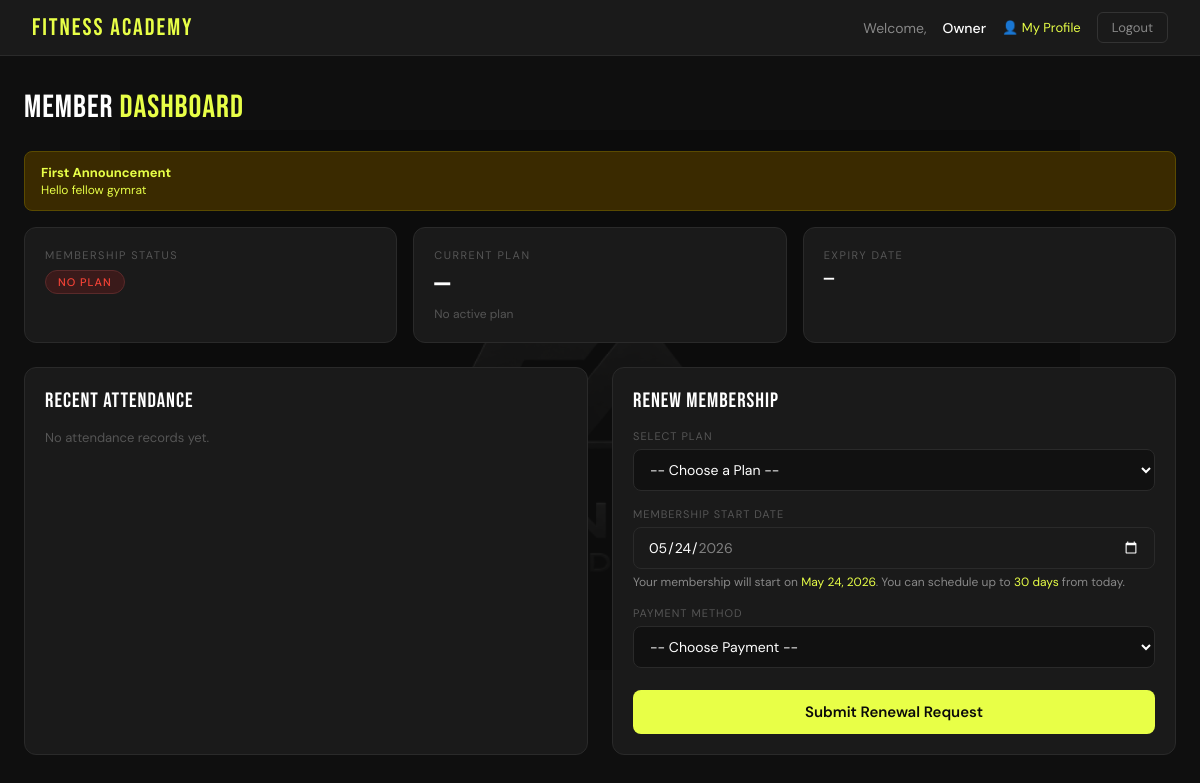
/member_dashboard.php (signed in), run on the app's committed database.
### tables this page shows
CREATE TABLE `user_account` (
  `user_id` int(11) NOT NULL,
  `member_id` int(11) DEFAULT NULL,
  `email` varchar(100) NOT NULL,
  `password` varchar(255) NOT NULL,
  `role` enum('member','staff','manager','owner') NOT NULL,
  `is_active` tinyint(1) DEFAULT 1,
  `deactivation_note` text DEFAULT NULL,
  `deactivated_by` int(11) DEFAULT NULL,
  `deactivated_at` datetime DEFAULT NULL
);

CREATE TABLE `members` (
  `member_id` int(11) NOT NULL,
  `first_name` varchar(50) NOT NULL,
  `last_name` varchar(50) NOT NULL,
  `contact_number` varchar(20) DEFAULT NULL,
  `gender` enum('Male','Female','Other') DEFAULT NULL,
  `created_at` timestamp NOT NULL DEFAULT current_timestamp(),
  `profile_photo` varchar(255) DEFAULT NULL
);

CREATE TABLE `announcements` (
  `announcement_id` int(11) NOT NULL,
  `title` varchar(100) NOT NULL,
  `message` text NOT NULL,
  `posted_by` int(11) NOT NULL,
  `created_at` datetime DEFAULT current_timestamp(),
  `is_active` tinyint(1) DEFAULT 1
);

### member_dashboard.php (the view, shortened to what this page needs)
<?php include "config.php"; ?>
<?php
$member_id = $_SESSION['member_id'];
$member_query = $conn->prepare("
    SELECT m.first_name, m.last_name, m.contact_number, m.gender,
           u.email
    FROM members m
    JOIN user_account u ON u.member_id = m.member_id
    WHERE m.member_id = ?
");
$member_query->bind_param("i", $member_id);
$member_query->execute();
$member = $member_query->get_result()->fetch_assoc();
$sub_query = $conn->prepare("
    SELECT s.subscription_id, s.start_date, s.end_date, s.status,
           p.plan_name, p.price, p.duration
    FROM subscription s
    JOIN membership_plan p ON p.plan_id = s.plan_id
    WHERE s.member_id = ?
    ORDER BY s.created_at DESC
    LIMIT 1
");
$sub_query->bind_param("i", $member_id);
$sub_query->execute();
$subscription = $sub_query->get_result()->fetch_assoc();
$attend_query = $conn->prepare("
    SELECT date, time_in, time_out
    FROM attendance
    WHERE member_id = ?
    ORDER BY date DESC, time_in DESC
    LIMIT 5
");
$attend_query->bind_param("i", $member_id);
$attend_query->execute();
$attendance = $attend_query->get_result();
$has_active_membership = $subscription && strtolower($subscription['status']) === 'active' && strtotime($subscription['end_date']) > time();
?>
<!DOCTYPE html>
<html>
<head>
    <link rel="stylesheet" href="style.css">
</head>
<body>
<div class="navbar">
    <div class="navbar-logo">Fitness Academy</div>
    <div class="navbar-user">
        Welcome, <span><?php echo htmlspecialchars($member['first_name']); ?></span>
        <a href="profile.php" style="color:#e8ff47; font-size:13px; text-decoration:none;">👤 My Profile</a>
        <a href="logout.php" class="logout-btn">Logout</a>
    </div>
</div>
<div class="container">
    <div class="page-title">Member <span>Dashboard</span></div>
    <?php
    $active_ann = $conn->query("SELECT * FROM announcements WHERE is_active = 1 ORDER BY created_at DESC");
    if ($active_ann->num_rows > 0):
        while ($ann = $active_ann->fetch_assoc()):
    ?>
        <div class="expiry-warning" style="margin-bottom: 1rem;">
            <strong><?php echo htmlspecialchars($ann['title']); ?></strong><br>
            <span style="font-size: 12px;"><?php echo htmlspecialchars($ann['message']); ?></span>
        </div>
    <?php
        endwhile;
    endif;
    ?>
    <div class="grid-3">
        <div class="card">
            <div class="card-title">Membership Status</div>
            <?php if ($subscription): ?>
                <div style="margin-top: 6px;">
                    <span class="badge badge-<?php echo $subscription['status']; ?>">
                        <?php echo ucfirst($subscription['status']); ?>
                    </span>
                </div>
            <?php else: ?>
                <div style="margin-top: 6px;"><span class="badge badge-expired">No Plan</span></div>
            <?php endif; ?>
        </div>
        <div class="card">
            <div class="card-title">Current Plan</div>
            <div class="card-value"><?php echo $subscription ? htmlspecialchars($subscription['plan_name']) : '—'; ?></div>
            <div class="card-sub"><?php echo $subscription ? '₱' . number_format($subscription['price'], 2) : 'No active plan'; ?></div>
        </div>
        <div class="card">
            <div class="card-title">Expiry Date</div>
            <div class="card-value" style="font-size: 1.3rem;">
                <?php echo $subscription ? date('M d, Y', strtotime($subscription['end_date'])) : '—'; ?>
            </div>
        </div>
    </div>
    <div class="grid-2">
        <div class="card">
            <div class="section-title">Recent Attendance</div>
            <?php if ($attendance->num_rows > 0): ?>
                <table>
                    <thead>
                        <tr>
                            <th>Date</th>
                            <th>Time In</th>
                            <th>Time Out</th>
                        </tr>
                    </thead>
                    <tbody>
                        <?php while ($row = $attendance->fetch_assoc()): ?>
                            <tr>
                                <td><?php echo date('M d, Y', strtotime($row['date'])); ?></td>
                                <td><?php echo date('h:i A', strtotime($row['time_in'])); ?></td>
                                <td><?php echo $row['time_out'] ? date('h:i A', strtotime($row['time_out'])) : '—'; ?></td>
                            </tr>
                        <?php endwhile; ?>
                    </tbody>
                </table>
            <?php else: ?>
                <p style="color: #555; font-size: 13px;">No attendance records yet.</p>
            <?php endif; ?>
        </div>
        <div class="card">
            <div class="section-title">Renew Membership</div>
            <?php
            $can_renew = false;
            if (!$subscription) {
                $can_renew = true;
            } else {
                $days_left = ceil((strtotime($subscription['end_date']) - time()) / 86400);
                if ($days_left <= 7) {
                    $can_renew = true;
                }
            }
            $today        = date('Y-m-d');
            $max_date     = date('Y-m-d', strtotime('+30 days'));
            ?>
            <?php if ($can_renew): ?>
                <form method="POST" action="">
                    <div class="form-group">
                        <label>Select Plan</label>
                        <select name="plan_id" required>
                            <option value="">-- Choose a Plan --</option>
                        </select>
                    </div>
                    <?php if (!$has_active_membership): ?>
                    <div class="form-group">
                        <label>Membership Start Date</label>
                        <input
                            type="date"
                            name="start_date"
                            id="start_date"
                            min="<?php echo $today; ?>"
                            max="<?php echo $max_date; ?>"
                            value="<?php echo $today; ?>"
                            required
                            onchange="updateStartNote(this.value)"
                        >
                        <p class="start-date-note" id="start-note">
                            Your membership will start on <span id="start-label"><?php echo date('M d, Y'); ?></span>.
                            You can schedule up to <span>30 days</span> from today.
                        </p>
                    </div>
                    <?php endif; ?>
                    <div class="form-group">
                        <label>Payment Method</label>
                        <select name="payment_method" id="payment_method" onchange="toggleRef(this.value)" required>
                            <option value="">-- Choose Payment --</option>
                        </select>
                    </div>
                    <button type="submit" name="renew" class="renew-btn">Submit Renewal Request</button>
                </form>
            <?php endif; ?>
        </div>
    </div>
</div>
</body>
</html>

### style.css (style rules this page uses)
* { box-sizing: border-box; margin: 0; padding: 0; }
body { background: #0f0f0f; color: #fff; font-family: 'DM Sans', sans-serif; min-height: 100vh; }
body::after { content: ''; position: fixed; inset: 0; background: url('fa_logo_long.png') center center no-repeat; background-size: 80%; opacity: 0.2; pointer-events: none; z-index: 0; }
.container { position: relative; z-index: 1; }
.navbar { position: relative; z-index: 2; }
.navbar { background: #1a1a1a; border-bottom: 1px solid #2a2a2a; padding: 0.75rem 2rem; display: flex; justify-content: space-between; align-items: center; }
.navbar-logo { font-family: 'Bebas Neue', sans-serif; font-size: 1.5rem; color: #e8ff47; letter-spacing: 2px; }
.navbar-user { display: flex; align-items: center; gap: 1rem; font-size: 14px; color: #888; }
.navbar-user span { color: #fff; font-weight: 500; }
.logout-btn { background: none; border: 1px solid #333; color: #888; padding: 6px 14px; border-radius: 6px; cursor: pointer; font-family: 'DM Sans', sans-serif; font-size: 13px; text-decoration: none; transition: border-color 0.2s, color 0.2s; }
.container { max-width: 1200px; margin: 2rem auto; padding: 0 1.5rem; }
.page-title { font-family: 'Bebas Neue', sans-serif; font-size: 2rem; color: #fff; letter-spacing: 1px; margin-bottom: 1.5rem; }
.page-title span { color: #e8ff47; }
.grid-2 { display: grid; grid-template-columns: 1fr 1fr; gap: 1.5rem; margin-bottom: 1.5rem; }
.grid-3 { display: grid; grid-template-columns: repeat(3, 1fr); gap: 1rem; margin-bottom: 1.5rem; }
.card { background: #1a1a1a; border: 1px solid #2a2a2a; border-radius: 12px; padding: 1.25rem; }
.card-title { font-size: 11px; color: #555; text-transform: uppercase; letter-spacing: 1.5px; margin-bottom: 0.5rem; }
.card-value { font-family: 'Bebas Neue', sans-serif; font-size: 2rem; color: #fff; line-height: 1; }
.card-sub { font-size: 12px; color: #555; margin-top: 4px; }
.section-title { font-family: 'Bebas Neue', sans-serif; font-size: 1.3rem; color: #fff; letter-spacing: 1px; margin-bottom: 1rem; }
.badge { display: inline-block; padding: 4px 12px; border-radius: 20px; font-size: 11px; font-weight: 500; text-transform: uppercase; letter-spacing: 1px; }
.badge-expired { background: #3a1a1a; color: #f44336; border: 1px solid #5a2a2a; }
.form-group { margin-bottom: 1rem; }
.form-group label { display: block; font-size: 11px; color: #555; text-transform: uppercase; letter-spacing: 1px; margin-bottom: 6px; }
.form-group input, .form-group select, .form-group textarea { width: 100%; background: #111; border: 1px solid #2a2a2a; color: #fff; border-radius: 8px; padding: 10px 12px; font-size: 14px; font-family: 'DM Sans', sans-serif; outline: none; transition: border-color 0.2s; }
.form-group select option { background: #1a1a1a; }
.expiry-warning { background: #3a2a00; border: 1px solid #5a4a00; color: #e8ff47; padding: 12px 16px; border-radius: 8px; font-size: 13px; margin-bottom: 1.5rem; }
.renew-btn { width: 100%; background: #e8ff47; color: #0a0a0a; border: none; border-radius: 8px; padding: 12px; font-size: 15px; font-weight: 600; font-family: 'DM Sans', sans-serif; cursor: pointer; margin-top: 6px; transition: opacity 0.2s; }

### member_dashboard.php (style rules this page uses)
input[type="date"] { background-color: #1a1a1a; color: #fff; border: 1px solid #2a2a2a; padding: 10px 14px; border-radius: 8px; font-size: 14px; width: 100%; box-sizing: border-box; cursor: pointer; }
.start-date-note { font-size: 12px; color: #888; margin-top: 5px; }
.start-date-note span { color: #e8ff47; }

### data on the page
user_account: member.first_name "Owner"
announcements: title "First Announcement", message "Hello fellow gymrat"
